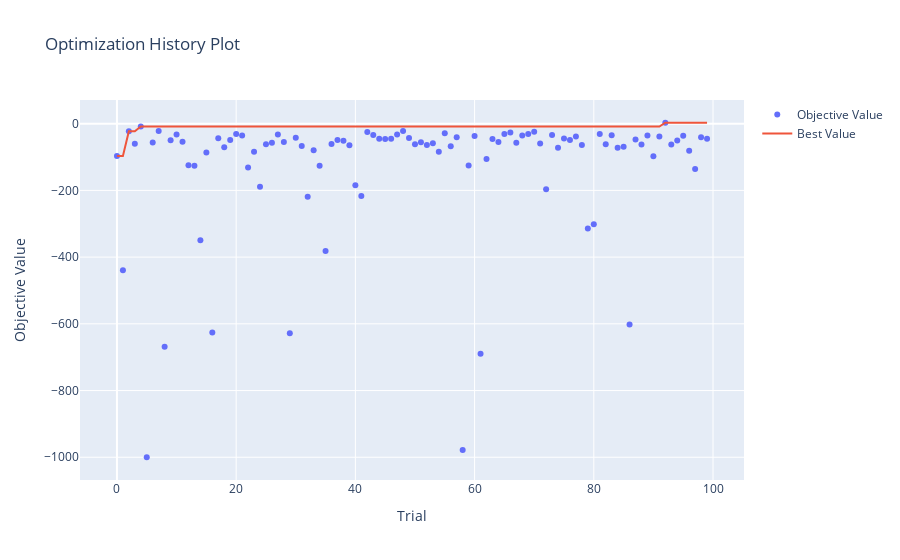

Notebook cell for this chart:
### Code cell
fig = optuna.visualization.plot_optimization_history(double_study)
fig.write_html('figures/optimization_history.html')
fig.write_image('figures/optimization_history.png')
fig

### Figure 1 — Plotly figure (JSON) as saved in the notebook; plotly's stock layout.template omitted (floating-point values rounded to 4 significant figures)
{"data": [{"mode": "markers", "name": "Objective Value", "type": "scatter", "x": [0, 1, 2, 3, 4, 5, 6, 7, 8, 9, 10, 11, 12, 13, 14, 15, 16, 17, 18, 19, 20, 21, 22, 23, 24, 25, 26, 27, 28, 29, 30, 31, 32, 33, 34, 35, 36, 37, 38, 39, 40, 41, 42, 43, 44, 45, 46, 47, 48, 49, 50, 51, 52, 53, 54, 55, 56, 57, 58, 59, 60, 61, 62, 63, 64, 65, 66, 67, 68, 69, 70, 71, 72, 73, 74, 75, 76, 77, 78, 79, 80, 81, 82, 83, 84, 85, 86, 87, 88, 89, 90, 91, 92, 93, 94, 95, 96, 97, 98, 99], "y": [-96.9, -439.7, -22.6, -60.5, -8.4, -1000, -56.3, -22.1, -668.4, -49.3, -32.4, -54.1, -124.7, -126.1, -349.1, -86.1, -626.1, -43.8, -70.7, -48.6, -30.8, -35.4, -131, -84.4, -188.9, -61.3, -57.5, -32.8, -55.1, -628.6, -42.1, -67, -219.1, -80, -126, -381.7, -61, -49, -51.3, -64.8, -184.4, -217, -25, -33.9, -45.2, -46, -45, -32.1, -21.7, -43, -61.7, -55.4, -63.7, -59, -84.2, -28.4, -67.9, -40.6, -978, -125.5, -36.8, -690, -105.9, -46.2, -55.2, -31.3, -26.2, -56.9, -35.6, -30.7, -24.5, -59.3, -196.8, -34.1, -71.8, -44.3, -48.7, -38.4, -63.9, -314.3, -301.7, -30.6, -61.3, -35, -72.2, -68.9, -601.7, -47.4, -62.6, -35.5, -97.3, -38.7, 2.8, -62.7, -50.1, -36.1, -81.1, -136, -40.6, -44.9]}, {"mode": "lines", "name": "Best Value", "type": "scatter", "x": [0, 1, 2, 3, 4, 5, 6, 7, 8, 9, 10, 11, 12, 13, 14, 15, 16, 17, 18, 19, 20, 21, 22, 23, 24, 25, 26, 27, 28, 29, 30, 31, 32, 33, 34, 35, 36, 37, 38, 39, 40, 41, 42, 43, 44, 45, 46, 47, 48, 49, 50, 51, 52, 53, 54, 55, 56, 57, 58, 59, 60, 61, 62, 63, 64, 65, 66, 67, 68, 69, 70, 71, 72, 73, 74, 75, 76, 77, 78, 79, 80, 81, 82, 83, 84, 85, 86, 87, 88, 89, 90, 91, 92, 93, 94, 95, 96, 97, 98, 99], "y": [-96.9, -96.9, -22.6, -22.6, -8.4, -8.4, -8.4, -8.4, -8.4, -8.4, -8.4, -8.4, -8.4, -8.4, -8.4, -8.4, -8.4, -8.4, -8.4, -8.4, -8.4, -8.4, -8.4, -8.4, -8.4, -8.4, -8.4, -8.4, -8.4, -8.4, -8.4, -8.4, -8.4, -8.4, -8.4, -8.4, -8.4, -8.4, -8.4, -8.4, -8.4, -8.4, -8.4, -8.4, -8.4, -8.4, -8.4, -8.4, -8.4, -8.4, -8.4, -8.4, -8.4, -8.4, -8.4, -8.4, -8.4, -8.4, -8.4, -8.4, -8.4, -8.4, -8.4, -8.4, -8.4, -8.4, -8.4, -8.4, -8.4, -8.4, -8.4, -8.4, -8.4, -8.4, -8.4, -8.4, -8.4, -8.4, -8.4, -8.4, -8.4, -8.4, -8.4, -8.4, -8.4, -8.4, -8.4, -8.4, -8.4, -8.4, -8.4, -8.4, 2.8, 2.8, 2.8, 2.8, 2.8, 2.8, 2.8, 2.8]}, {"marker": {"color": "#cccccc"}, "mode": "markers", "name": "Infeasible Trial", "showlegend": false, "type": "scatter", "x": [], "y": []}], "layout": {"title": {"text": "Optimization History Plot"}, "xaxis": {"title": {"text": "Trial"}}, "yaxis": {"title": {"text": "Objective Value"}}}}
